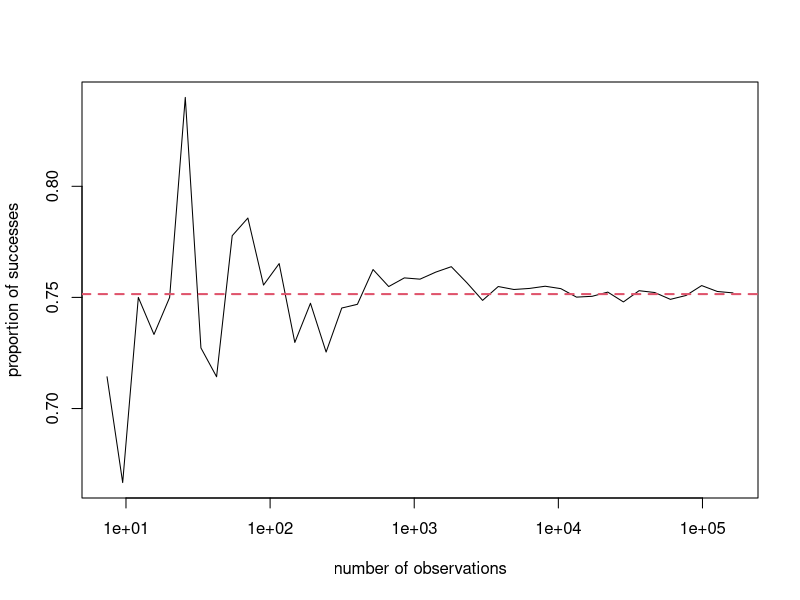

The R source for this figure: (Note: this script raises an error after producing the figure.)
## ---- chunk 1
#calculate choose(n=10,k=4) in R
choose(n=10, k=4)

#calculate choose(n=10,k= all the numbers between 4 and 10)
choose(n=10, k=4:10)

#add up all of the values above using sum() and then divide by 2^10
sum(choose(n=10, k=4:10))/2^10
## ---- chunk 2
#calculate dbinom(4,10,.5)
dbinom(4,10,.5)

#add up the probabilities of 4,5,6,7,8,9, or 10 people preferring Schlitz
sum(dbinom(4:10,10,.5))
## ---- chunk 3
nIter = 10000 #set some number of repeated experiments to run
SampSize = 10 #set the sample size  
Prob = .5 #set the probability of preferring Schlitz
Acceptable = .4 #set an acceptable proportion of Schlitz preferrers

results = vector(length=nIter) #create a vector of length nIter

for(i in 1:nIter){ #repeat the following process nIter times
   #Choose SampSize values from the set (0,1) with replacement
   #where the probability of drawing a 1 is equal to Prob
   #save the results in a vector called Samp
   Samp = sample(c(0,1), size=SampSize, prob=c(1-Prob, Prob), replace=TRUE)
   
   #In the ith location of "results", calculate the proportion of 1s in Samp
   results[i] = sum(Samp)/SampSize 
}

#Calculate the proportion of random experiments that were "acceptable"
sum(results>=Acceptable)/nIter
## ---- chunk 4

set.seed(1234567)
sample_size <- 10
min_success <- 6
prob_success <- 0.65

lognobs <- seq(2,12,by=0.25)
n_obs <- exp(lognobs)
obs_prop <- c()
for (n in n_obs) {
   tmp <- rbinom(n, sample_size, prob_success)
   obs_prop <- c(obs_prop, length(which(tmp > 5))/length(tmp))
}
plot(n_obs, obs_prop, 
     xlab="number of observations",
     ylab="proportion of successes",
     log="x", type="l")
abline(h=sum(dbinom(min_success:sample_size,sample_size,0.65)), col=2, lty=2, lwd=2)
# 
# plot(n_obs, obs_prop, 
#      xlab="number of observations",
#      ylab="proportion of successes", type="l")
# abline(h=sum(dbinom(min_success:sample_size,sample_size,0.65)), col=2, lty=2, lwd=2)

## ---- chunk 5

sample_size <- 10
min_success <- 6
prob_success <- 0.65

sum(dbinom(min_success:sample_size,sample_size,prob_success))

## ---- chunk 6

cure_prob <- c(0.7,0.3)
approved_prob <- c(0.4, 0.6)
market_prob <- c(0.1, 0.9)


wheelan_cancer <- data.frame(
   Cure = c(rep("No",700), rep("Yes",300)),
   Approved = c(rep(NA,700), rep("No",120), rep("Yes",180)),
   First2Market = c(rep(NA,820), rep("No", 18), rep("Yes",162)),
   Payout = c(rep(250000,700), rep(0,120), rep(0, 18), rep(25000000,162))
)

wheelan_tree <- rpart(
  Payout ~ ., 
  data = wheelan_cancer, 
  method = "anova"
)
## ---- chunk 7
rpart.plot(wheelan_tree, type = 5)
